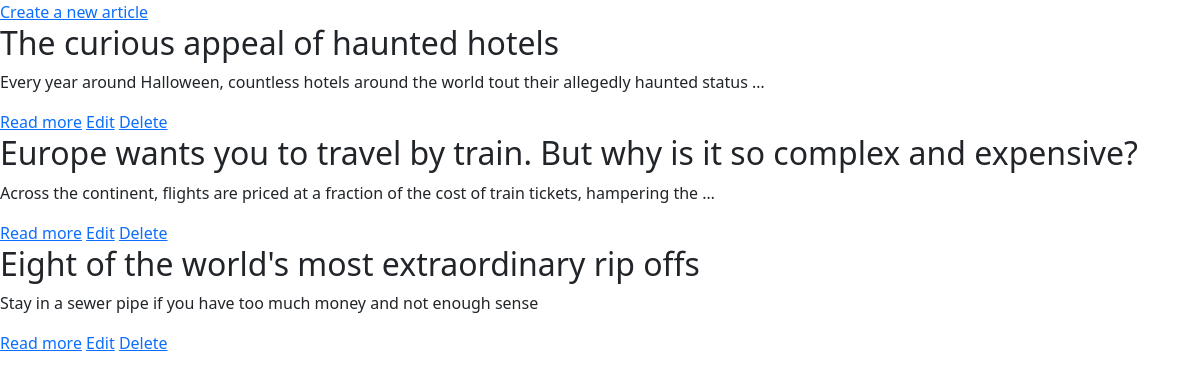
Screenshot of /articles/ (signed in) with the database file from the repository.
### articles/models.py (models this page shows, shortened)
class Article(models.Model):
    headline = models.CharField(max_length=300)
    author = models.CharField(max_length=100)
    image = models.URLField()
    copy = models.TextField()

### articles/views.py (the view)
# urls.py: path("", views.landing_page, name="home"),
def landing_page(request):
    all_articles = Article.objects.all()
    context = {
        "articles": all_articles,
    }
    return render(request, 'articles/index.html', context)

### articles/templates/articles/index.html
{% extends "base.html" %}
{% block content %}
    {% if request.user.is_superuser %}
        <a href="{% url 'create_article' %}">Create a new article</a>
    {% endif %}
    {% for article in articles %}
        <h2>{{ article.headline }}</h2>
        <p>{{ article.copy|truncatechars:100 }}</p>
        <a href="{% url 'view_article' article.id %}">Read more</a>
        {% if request.user.is_superuser %}
            <a href="{% url 'edit_article' article.id %}">Edit</a>
            <a href="{% url 'delete_article' article.id %}">Delete</a>
        {% endif %}
    {% endfor %}
{% endblock content %}

### rows the page displays
Article: headline "The curious appeal of haunted hotels", copy "Every year around Halloween, countless hotels around the world tout their allegedly haunted status …"
Article: headline "Europe wants you to travel by train. But why is it so complex and expensive?", copy "Across the continent, flights are priced at a fraction of the cost of train tickets, hampering the …"
Article: headline "Eight of the world's most extraordinary rip offs", copy "Stay in a sewer pipe if you have too much money and not enough sense"
